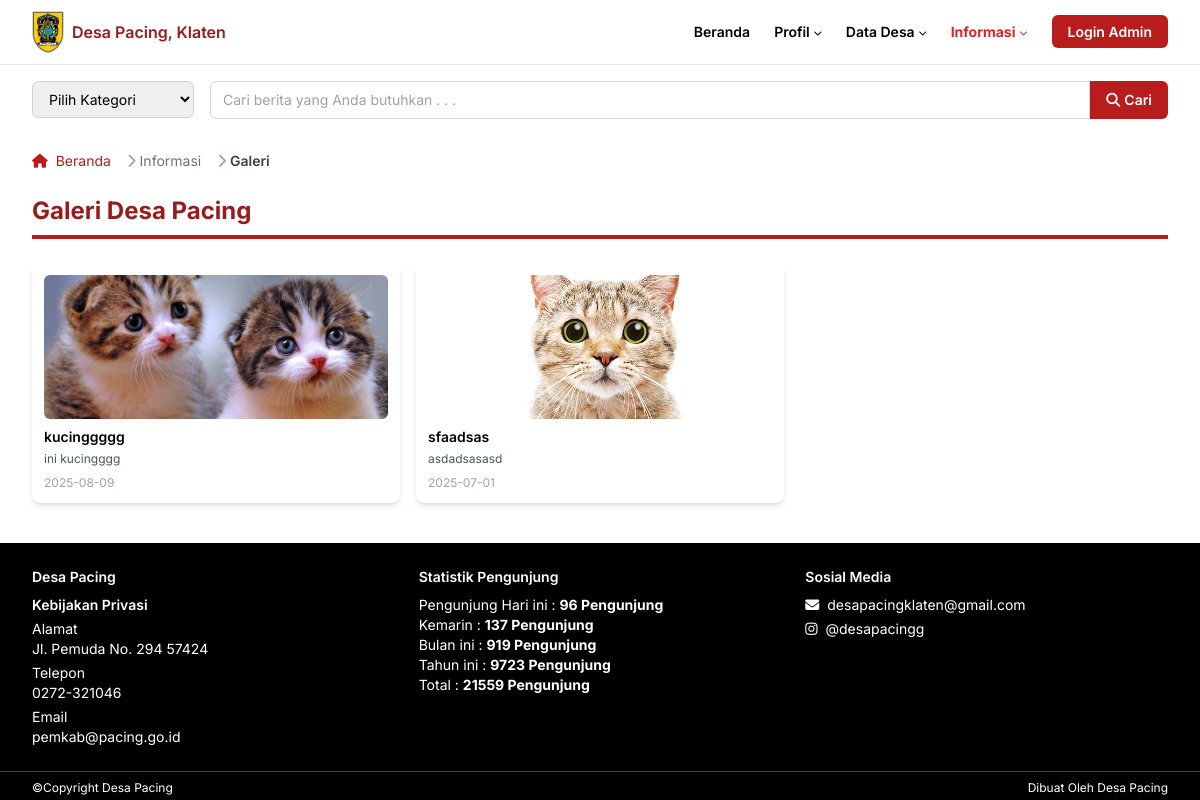
The page /galeri.php on the database its author committed.
### tables this page shows
CREATE TABLE `galeri` (
  `id_galeri` int(11) NOT NULL,
  `judul` varchar(255) NOT NULL,
  `deskripsi` text NOT NULL,
  `gambar` varchar(255) DEFAULT NULL,
  `tanggal` date NOT NULL
);

### galeri.php (the view, shortened to what this page needs)
<?php
include 'php/db.php';
$result = $konek->query("SELECT * FROM galeri ORDER BY tanggal DESC");
?>
<html class="scroll-smooth" lang="id">
  <head>
    <script src="https://cdn.tailwindcss.com"></script>
    <link
      href="https://cdnjs.cloudflare.com/ajax/libs/font-awesome/5.15.3/css/all.min.css"
      rel="stylesheet"
    />
    <link href="css/style.css" rel="stylesheet" />
  </head>
  <body class="bg-white text-black">
    <header class="border-b border-gray-200">
      <div class="max-w-[1280px] mx-auto px-4 sm:px-6 lg:px-8">
        <nav
          aria-label="Primary Navigation"
          class="flex items-center justify-between h-16 text-xs sm:text-sm font-semibold"
        >
          <div class="flex items-center space-x-2">
            <img
              alt="Logo Pemerintah Desa Pacing"
              class="block"
              height="32"
              src="assets/klaten.jpg"
              width="32"
            />
            <span class="text-red-800 text-base">Desa Pacing, Klaten</span>
          </div>
          <ul
            class="hidden md:flex items-center space-x-6 text-xs sm:text-sm font-semibold"
          >
            <li>
              <a class="hover:text-gray-700" href="index.php">Beranda</a>
            </li>
            <li class="relative group">
              <button
                class="flex items-center space-x-1 hover:text-gray-700 focus:outline-none"
              >
                <span>Profil</span>
                <i class="fas fa-chevron-down text-[8px] mt-[2px]"></i>
              </button>
            </li>
            <li class="relative group">
              <button
                class="flex items-center space-x-1 hover:text-gray-700 focus:outline-none"
              >
                <span>Data Desa</span>
                <i class="fas fa-chevron-down text-[8px] mt-[2px]"></i>
              </button>
            </li>
            <li class="relative group active">
              <button
                class="flex items-center space-x-1 hover:text-gray-700 focus:outline-none"
              >
                <span>Informasi</span>
                <i class="fas fa-chevron-down text-[8px] mt-[2px]"></i>
              </button>
            </li>
            <li>
              <a
                href="admin/login.php"
                class="px-4 py-2 bg-red-700 text-white rounded-md hover:bg-red-900 transition duration-300"
              >
                Login Admin
              </a>
            </li>
          </ul>
        </nav>
      </div>
    </header>
    <section class="max-w-[1280px] mx-auto px-4 sm:px-6 lg:px-8 mt-4">
      <div
        class="flex flex-col sm:flex-row items-center sm:items-stretch gap-3 sm:gap-4"
      >
        <div class="w-full sm:w-48">
          <select
            id="kategori-berita"
            data-jump="page"
            aria-label="Pilih kategori berita"
            class="w-full border border-gray-300 rounded-md text-xs sm:text-sm py-2 px-3 focus:outline-none focus:ring-2 focus:ring-red-700"
          >
            <option value="" disabled selected>Pilih Kategori</option>
          </select>
        </div>
        <form
          aria-label="Cari berita"
          class="flex flex-grow sm:flex-row w-full"
          role="search"
        >
          <input
            aria-label="Cari berita"
            class="flex-grow border border-gray-300 rounded-l-md text-xs sm:text-sm py-2 px-3 focus:outline-none focus:ring-2 focus:ring-red-700"
            placeholder="Cari berita yang Anda butuhkan . . ."
            type="search"
          />
          <button
            aria-label="Cari"
            class="bg-red-700 hover:bg-red-900 text-white text-xs sm:text-sm font-semibold px-4 rounded-r-md flex items-center justify-center"
            type="submit"
          >
            <i class="fas fa-search mr-1"></i>
            Cari
          </button>
        </form>
      </div>
    </section>
    <section class="max-w-[1280px] mx-auto px-4 sm:px-6 lg:px-8 mt-4">
      <nav
        class="flex text-xs sm:text-sm text-gray-600"
        aria-label="Breadcrumb"
      >
        <ol class="inline-flex items-center space-x-1 md:space-x-3">
          <li class="inline-flex items-center">
            <a href="index.php" class="text-red-700 hover:text-red-800">
              <i class="fas fa-home mr-1"></i>
              Beranda
            </a>
          </li>
          <li>
            <div class="flex items-center">
              <i class="fas fa-chevron-right text-gray-400 mx-1"></i>
              <span class="text-gray-500">Informasi</span>
            </div>
          </li>
          <li>
            <div class="flex items-center">
              <i class="fas fa-chevron-right text-gray-400 mx-1"></i>
              <span class="text-gray-700 font-semibold">Galeri</span>
            </div>
          </li>
        </ol>
      </nav>
    </section>
    <main class="max-w-[1280px] mx-auto px-4 sm:px-6 lg:px-8">
      <section class="mt-6 space-y-4">
        <h3
          class="text-2xl font-bold text-red-800 mb-6 border-b-4 border-red-700 pb-2"
        >
          Galeri Desa Pacing
        </h3>
        <div class="grid grid-cols-1 sm:grid-cols-2 lg:grid-cols-3 gap-4">
          <?php while ($row = $result->fetch_assoc()): ?>
          <article
            onclick="openModal(
              '<?php echo htmlspecialchars($row['judul']); ?>',
              '<?php echo htmlspecialchars($row['deskripsi']); ?>',
              'assets/<?php echo htmlspecialchars($row['gambar']); ?>'
            )"
            class="cursor-pointer bg-white rounded-lg shadow-md p-3 flex flex-col hover:ring-2 hover:ring-red-500 transition-all"
          >
            <img
              alt="Atlet Desa Pacing"
              class="rounded-md mb-2 object-cover w-full h-40 sm:h-36"
                src="assets/<?php echo htmlspecialchars($row['gambar']); ?>"
              loading="lazy"
            />
            <h3 class="font-semibold text-xs sm:text-sm mb-1 leading-tight">
              <?php echo htmlspecialchars($row['judul']); ?>
            </h3>
            <p class="text-gray-600 text-[9px] sm:text-xs mb-2 line-clamp-3">
              <?php echo htmlspecialchars($row['deskripsi']); ?>
            </p>
            <time class="text-gray-400 text-[9px] sm:text-xs"><?php echo htmlspecialchars($row['tanggal']); ?></time>
          </article>
          <?php endwhile; ?>
        </div>
      </section>
    </main>
    <footer class="bg-black text-white text-xs sm:text-sm mt-10">
      <div
        class="max-w-[1280px] mx-auto px-4 sm:px-6 lg:px-8 py-6 grid grid-cols-1 md:grid-cols-3 gap-6"
      >
        <div>
          <h4 class="font-semibold mb-2">Desa Pacing</h4>
          <h5 class="font-semibold mb-1">Kebijakan Privasi</h5>
          <address class="not-italic mb-1">
            Alamat
            <br />
            Jl. Pemuda No. 294 57424
          </address>
          <p class="mb-1">
            Telepon
            <br />
            <a class="hover:underline" href="tel:0272321046"> 0272-321046 </a>
          </p>
          <p>
            Email
            <br />
            <a class="hover:underline" href="mailto:pemkab@pacing.go.id">
              pemkab@pacing.go.id
            </a>
          </p>
        </div>
        <div>
          <h4 class="font-semibold mb-2">Statistik Pengunjung</h4>
          <p>
            Pengunjung Hari ini :
            <strong> 96 Pengunjung </strong>
            <br />
            Kemarin :
            <strong> 137 Pengunjung </strong>
            <br />
            Bulan ini :
            <strong> 919 Pengunjung </strong>
            <br />
            Tahun ini :
            <strong> 9723 Pengunjung </strong>
            <br />
            Total :
            <strong> 21559 Pengunjung </strong>
          </p>
        </div>
        <div>
          <h4 class="font-semibold mb-2">Sosial Media</h4>
          <ul class="space-y-1">
            <li>
              <a href="mailto:desapacingklaten@gmail.com" class="hover:underline">
                <i class="fas fa-envelope mr-1"></i> desapacingklaten@gmail.com
              </a>
            </li>
            <li>
              <a href="https://instagram.com/desapacingg" target="_blank" class="hover:underline">
                <i class="fab fa-instagram mr-1"></i> @desapacingg
              </a>
            </li>
          </ul>
        </div>
      </div>
      <div
        class="max-w-[1280px] mx-auto px-4 sm:px-6 lg:px-8 py-2 border-t border-gray-700 flex justify-between text-[10px] sm:text-xs"
      >
        <p>©Copyright Desa Pacing</p>
        <p>Dibuat Oleh Desa Pacing</p>
      </div>
    </footer>
  </body>
</html>

### css/style.css (style rules this page uses)
nav[aria-label="Primary Navigation"] > ul > li > a, nav[aria-label="Primary Navigation"] > ul > li > button { transition: color 0.2s; }
nav[aria-label="Primary Navigation"] > ul > li.active > a, nav[aria-label="Primary Navigation"] > ul > li.active > button { color: #dc2626 !important; background: none !important; }

### galeri.php (style rules this page uses)
body { font-family: "Inter", sans-serif; }

### rows shown on the page
galeri: gambar (picture), judul "kucinggggg", deskripsi "ini kucingggg", tanggal "2025-08-09"
galeri: gambar (picture), judul "sfaadsas", deskripsi "asdadsasasd", tanggal "2025-07-01"
